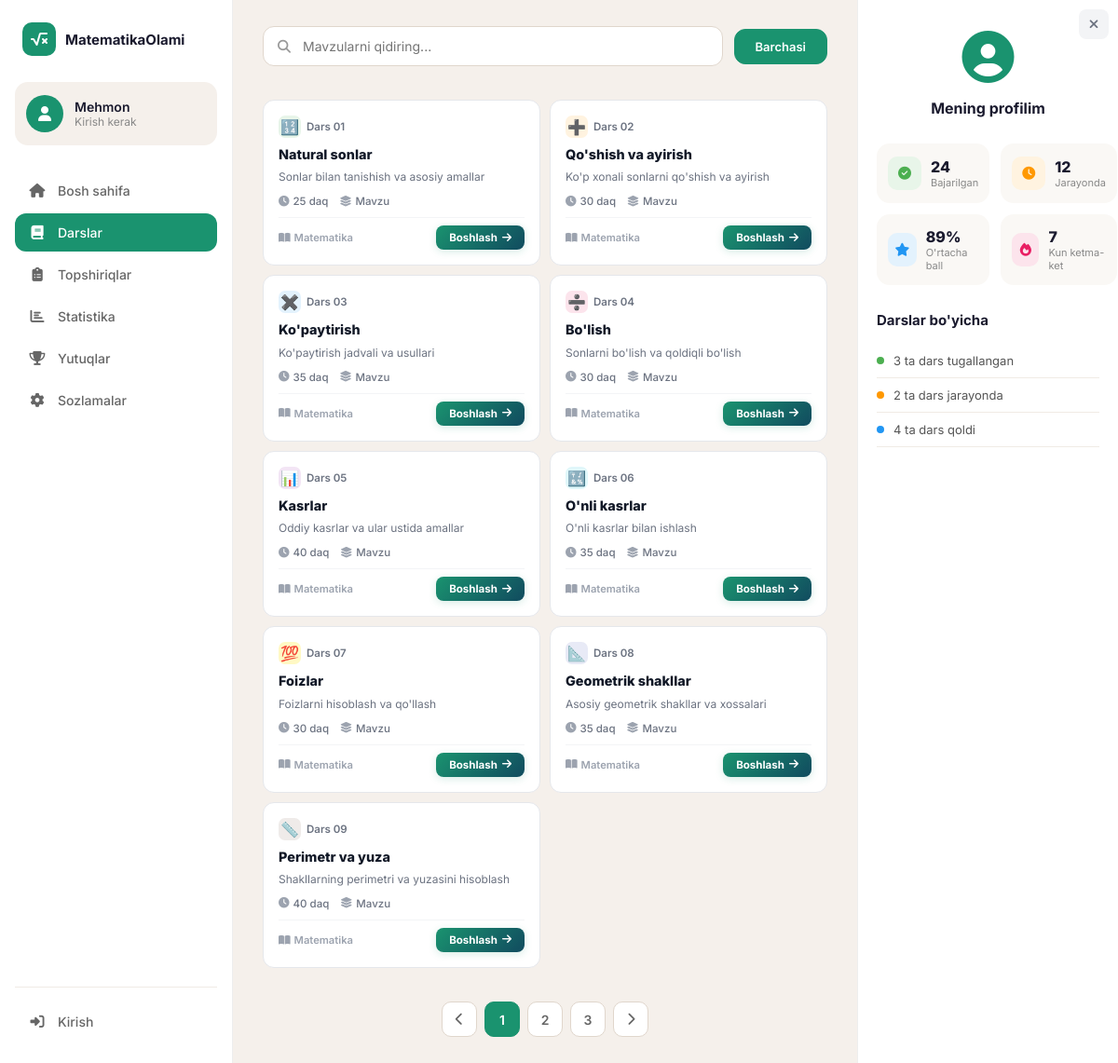
/darslar/, run on the app's committed database.
### apps/models.py (models this page shows, shortened)
class Dars(models.Model):
    HOLAT_CHOICES = [
        ('tugallangan', 'Tugallangan'),
        ('jarayonda', 'Jarayonda'),
        ('qulflangan', 'Qulflangan'),
    ]
    raqam = models.CharField(max_length=10)
    nomi = models.CharField(max_length=200)
    tavsif = models.TextField()
    icon = models.CharField(max_length=50)
    rang = models.CharField(max_length=20, default='#e8f5e9')
    davomiylik = models.CharField(max_length=50)
    holat = models.CharField(max_length=20, choices=HOLAT_CHOICES, default='qulflangan')
    kategoriya = models.ForeignKey(Kategoriya, on_delete=models.SET_NULL, null=True, blank=True, related_name='darslar')
    tartib = models.PositiveIntegerField(default=0)
    mazmun = models.TextField(blank=True, help_text="Dars matni (HTML yoki oddiy matn)")
    class Meta:
        ordering = ['tartib']
        verbose_name = 'Dars'
        verbose_name_plural = 'Darslar'

class UmumiyStatistika(models.Model):
    umumiy_ball = models.PositiveIntegerField(default=82)
    bajarilgan = models.PositiveIntegerField(default=24)
    jarayonda = models.PositiveIntegerField(default=12)
    umumiy_soat = models.PositiveIntegerField(default=47)
    ketma_ket_kun = models.PositiveIntegerField(default=7)
    ortacha_ball_foiz = models.PositiveIntegerField(default=89)
    yulduzcha = models.PositiveIntegerField(default=150)
    class Meta:
        verbose_name = 'Umumiy statistika'
        verbose_name_plural = 'Umumiy statistika'
    @classmethod
    def get(cls):
        obj, _ = cls.objects.get_or_create(pk=1)
        return obj

### apps/views.py (the view)
# urls.py: path('darslar/', views.darslar, name='darslar'),
def darslar(request):
    stat = UmumiyStatistika.get()
    darslar_list = Dars.objects.all()
    tugallangan = darslar_list.filter(holat='tugallangan').count()
    jarayonda = darslar_list.filter(holat='jarayonda').count()
    qolgan = darslar_list.filter(holat='qulflangan').count()
    context = {
        'darslar': darslar_list,
        'sahifalar': [1, 2, 3],
        'joriy_sahifa': 1,
        'stat': stat,
        'tugallangan': tugallangan,
        'jarayonda_soni': jarayonda,
        'qolgan': qolgan,
        'songgi_faoliyat': SongiFaoliyat.objects.filter(sahifa='darslar'),
    }
    return render(request, 'darslar.html', context)

### templates/darslar.html (shortened to what this page needs)
{% extends 'base.html' %}
{% block content %}
            <section class="section">
                <div class="dars-search-bar">
                    <div class="dars-search-input-wrap">
                        <i class="fas fa-search dars-search-icon"></i>
                        <input type="text" id="darsQidiruv" class="dars-search-input" placeholder="Mavzularni qidiring...">
                    </div>
                    <button class="dars-cat-btn dars-cat-active">Barchasi</button>
                </div>
            </section>
            <section class="section">
                <div class="darslar-grid">
                    {% for dars in darslar %}
                    <div class="dars-card tc-card">
                        <a href="{% url 'dars_detail' dars.pk %}" class="tc-body">
                            <div class="dars-card-top">
                                <div class="dars-card-subj">
                                    <span class="dars-icon" style="background:{{ dars.rang|default:'#f3f4f6' }};">{{ dars.icon }}</span>
                                    Dars {{ dars.raqam }}
                                </div>
                            </div>
                            <h3 class="dars-card-title">{{ dars.nomi }}</h3>
                            <p class="dars-card-desc">{{ dars.tavsif }}</p>
                            <div class="dars-card-info">
                                <span><i class="fas fa-clock"></i> {{ dars.davomiylik }}</span>
                                <span><i class="fas fa-layer-group"></i> Mavzu</span>
                            </div>
                            <div class="dars-card-bottom">
                                <span class="dars-card-meta"><i class="fas fa-book-open"></i> Matematika</span>
                                <span class="dars-card-btn">Boshlash <i class="fas fa-arrow-right"></i></span>
                            </div>
                        </a>
                    </div>
                    {% endfor %}
                </div>
            </section>
            <div class="pagination">
                <button class="page-btn"><i class="fas fa-chevron-left"></i></button>
                {% for p in sahifalar %}
                <button class="page-btn {% if p == joriy_sahifa %}page-active{% endif %}">{{ p }}</button>
                {% endfor %}
                <button class="page-btn"><i class="fas fa-chevron-right"></i></button>
            </div>
{% endblock %}
{% block activity_title %}Darslar bo'yicha{% endblock %}
{% block activity_content %}
                <div class="activity-item">
                    <div class="activity-dot" style="background: #4caf50;"></div>
                    <span>{{ tugallangan }} ta dars tugallangan</span>
                </div>
                <div class="activity-item">
                    <div class="activity-dot" style="background: #ff9800;"></div>
                    <span>{{ jarayonda_soni }} ta dars jarayonda</span>
                </div>
                <div class="activity-item">
                    <div class="activity-dot" style="background: #2196f3;"></div>
                    <span>{{ qolgan }} ta dars qoldi</span>
                </div>
{% endblock %}

### templates/base.html (shortened to what this page needs)
{% load static %}
<!DOCTYPE html>
<html lang="uz">
<head>
    <link rel="stylesheet" href="{% static 'css/style.css' %}">
    <link rel="stylesheet" href="https://cdnjs.cloudflare.com/ajax/libs/font-awesome/6.5.0/css/all.min.css">
</head>
<body>
    <div class="layout">
        <aside class="sidebar">
            <div class="sidebar-logo">
                <div class="logo-icon">
                    <i class="fas fa-square-root-variable"></i>
                </div>
                <span class="logo-text">MatematikaOlami</span>
            </div>
            <div class="user-card">
                <div class="user-avatar">
                    <i class="fas fa-user"></i>
                </div>
                <div class="user-info">
                    {% if user.is_authenticated %}
                    <span class="user-name">{{ user.first_name }} {{ user.last_name }}</span>
                    <span class="user-role">{% if user.profil.rol == 'oqituvchi' %}O'qituvchi{% else %}O'quvchi{% endif %}</span>
                    {% else %}
                    <span class="user-name">Mehmon</span>
                    <span class="user-role">Kirish kerak</span>
                    {% endif %}
                </div>
            </div>
            <nav class="sidebar-nav">
                <a href="{% url 'bosh_sahifa' %}" class="nav-item {% if request.resolver_match.url_name == 'bosh_sahifa' %}active{% endif %}">
                    <i class="fas fa-home"></i>
                    <span>Bosh sahifa</span>
                </a>
                <a href="{% url 'darslar' %}" class="nav-item {% if request.resolver_match.url_name == 'darslar' %}active{% endif %}">
                    <i class="fas fa-book"></i>
                    <span>Darslar</span>
                </a>
                <a href="{% url 'topshiriqlar' %}" class="nav-item {% if request.resolver_match.url_name == 'topshiriqlar' %}active{% endif %}">
                    <i class="fas fa-clipboard-list"></i>
                    <span>Topshiriqlar</span>
                </a>
                <a href="{% url 'statistika' %}" class="nav-item {% if request.resolver_match.url_name == 'statistika' %}active{% endif %}">
                    <i class="fas fa-chart-bar"></i>
                    <span>Statistika</span>
                </a>
                <a href="{% url 'yutuqlar' %}" class="nav-item {% if request.resolver_match.url_name == 'yutuqlar' %}active{% endif %}">
                    <i class="fas fa-trophy"></i>
                    <span>Yutuqlar</span>
                </a>
                <a href="{% url 'sozlamalar' %}" class="nav-item {% if request.resolver_match.url_name == 'sozlamalar' %}active{% endif %}">
                    <i class="fas fa-cog"></i>
                    <span>Sozlamalar</span>
                </a>
            </nav>
            <div class="user-actions">
                {% if user.is_authenticated %}
                <a href="{% url 'chiqish' %}" class="nav-item nav-item-logout">
                    <i class="fas fa-sign-out-alt"></i>
                    <span>Chiqish</span>
                </a>
                {% else %}
                <a href="{% url 'kirish' %}" class="nav-item">
                    <i class="fas fa-sign-in-alt"></i>
                    <span>Kirish</span>
                </a>
                {% endif %}
            </div>
        </aside>
        <main class="main-content">
            {% block content %}{% endblock %}
        </main>
        <aside class="right-sidebar" id="rightSidebar">
            <button id="rightSidebarClose" class="right-sidebar-close-btn" title="Yopish" aria-label="Yopish">
                <i class="fas fa-times"></i>
            </button>
            <div class="profile-section">
                <div class="profile-avatar">
                    <i class="fas fa-user-circle"></i>
                </div>
                <h3>Mening profilim</h3>
            </div>
            {% block right_sidebar %}
            <div class="stats-grid">
                <div class="stat-item">
                    <div class="stat-icon" style="background: #e8f5e9; color: #4caf50;">
                        <i class="fas fa-check-circle"></i>
                    </div>
                    <div class="stat-info">
                        <span class="stat-value">{{ stat.bajarilgan }}</span>
                        <span class="stat-label">Bajarilgan</span>
                    </div>
                </div>
                <div class="stat-item">
                    <div class="stat-icon" style="background: #fff3e0; color: #ff9800;">
                        <i class="fas fa-clock"></i>
                    </div>
                    <div class="stat-info">
                        <span class="stat-value">{{ stat.jarayonda }}</span>
                        <span class="stat-label">Jarayonda</span>
                    </div>
                </div>
                <div class="stat-item">
                    <div class="stat-icon" style="background: #e3f2fd; color: #2196f3;">
                        <i class="fas fa-star"></i>
                    </div>
                    <div class="stat-info">
                        <span class="stat-value">{{ stat.ortacha_ball_foiz }}%</span>
                        <span class="stat-label">O'rtacha ball</span>
                    </div>
                </div>
                <div class="stat-item">
                    <div class="stat-icon" style="background: #fce4ec; color: #e91e63;">
                        <i class="fas fa-fire"></i>
                    </div>
                    <div class="stat-info">
                        <span class="stat-value">{{ stat.ketma_ket_kun }}</span>
                        <span class="stat-label">Kun ketma-ket</span>
                    </div>
                </div>
            </div>
            <div class="recent-activity">
                <h4>{% block activity_title %}So'nggi faoliyat{% endblock %}</h4>
                {% block activity_content %}{% endblock %}
            </div>
            {% endblock %}
        </aside>
    </div>
</body>
</html>

### data on the page
Dars: icon "🔢", raqam "01", nomi "Natural sonlar", tavsif "Sonlar bilan tanishish va asosiy amallar", davomiylik "25 daq"
Dars: icon "➕", raqam "02", nomi "Qo'shish va ayirish", tavsif "Ko'p xonali sonlarni qo'shish va ayirish", davomiylik "30 daq"
Dars: icon "✖️", raqam "03", nomi "Ko'paytirish", tavsif "Ko'paytirish jadvali va usullari", davomiylik "35 daq"
Dars: icon "➗", raqam "04", nomi "Bo'lish", tavsif "Sonlarni bo'lish va qoldiqli bo'lish", davomiylik "30 daq"
Dars: icon "📊", raqam "05", nomi "Kasrlar", tavsif "Oddiy kasrlar va ular ustida amallar", davomiylik "40 daq"
Dars: icon "🔣", raqam "06", nomi "O'nli kasrlar", tavsif "O'nli kasrlar bilan ishlash", davomiylik "35 daq"
Dars: icon "💯", raqam "07", nomi "Foizlar", tavsif "Foizlarni hisoblash va qo'llash", davomiylik "30 daq"
Dars: icon "📐", raqam "08", nomi "Geometrik shakllar", tavsif "Asosiy geometrik shakllar va xossalari", davomiylik "35 daq"
Dars: icon "📏", raqam "09", nomi "Perimetr va yuza", tavsif "Shakllarning perimetri va yuzasini hisoblash", davomiylik "40 daq"
UmumiyStatistika: bajarilgan "24", jarayonda "12", ortacha_ball_foiz "89", ketma_ket_kun "7"

### other printed values
{{ p }} "1" "2" "3"
{{ tugallangan }} "3"
{{ jarayonda_soni }} "2"
{{ qolgan }} "4"
